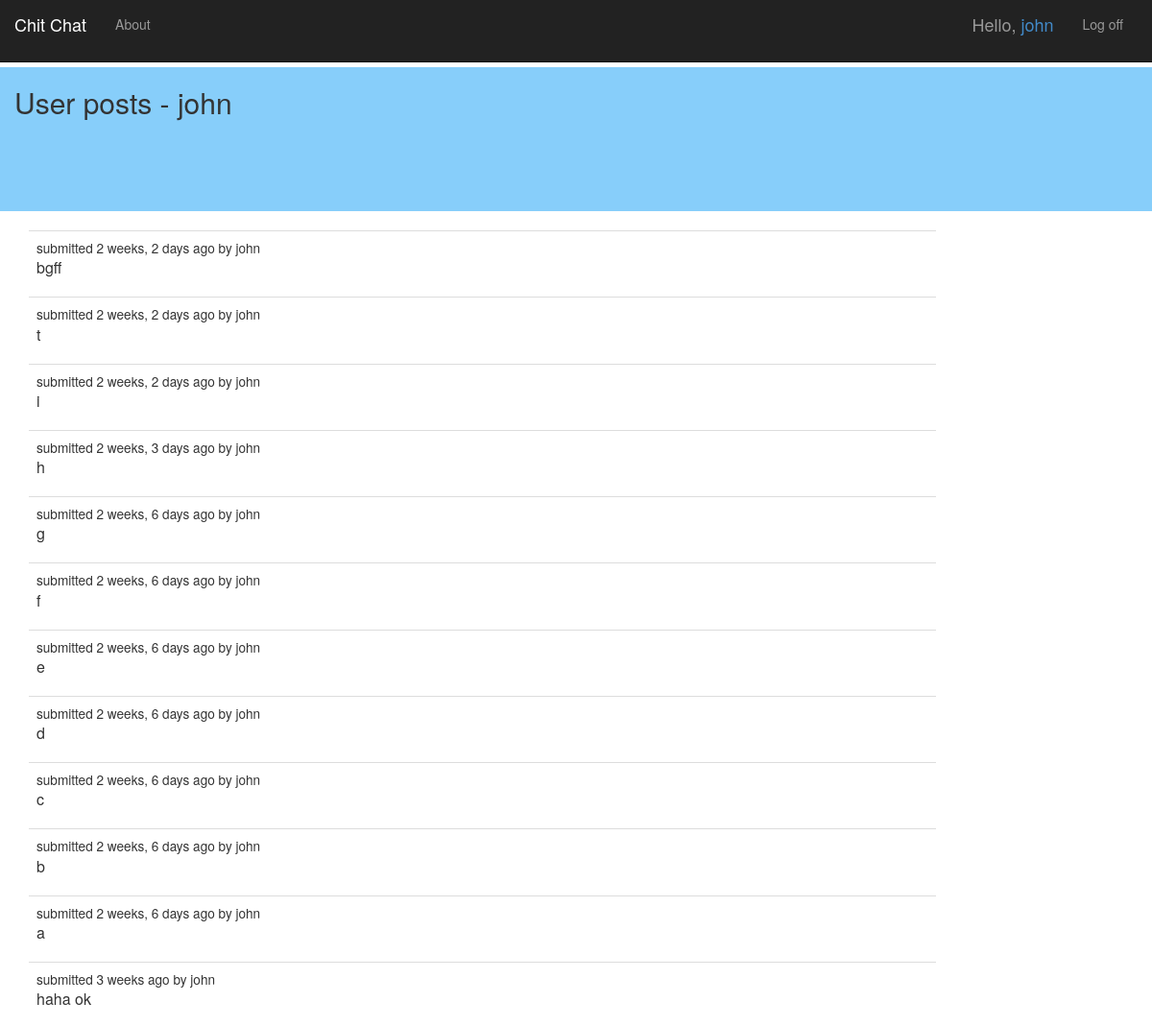
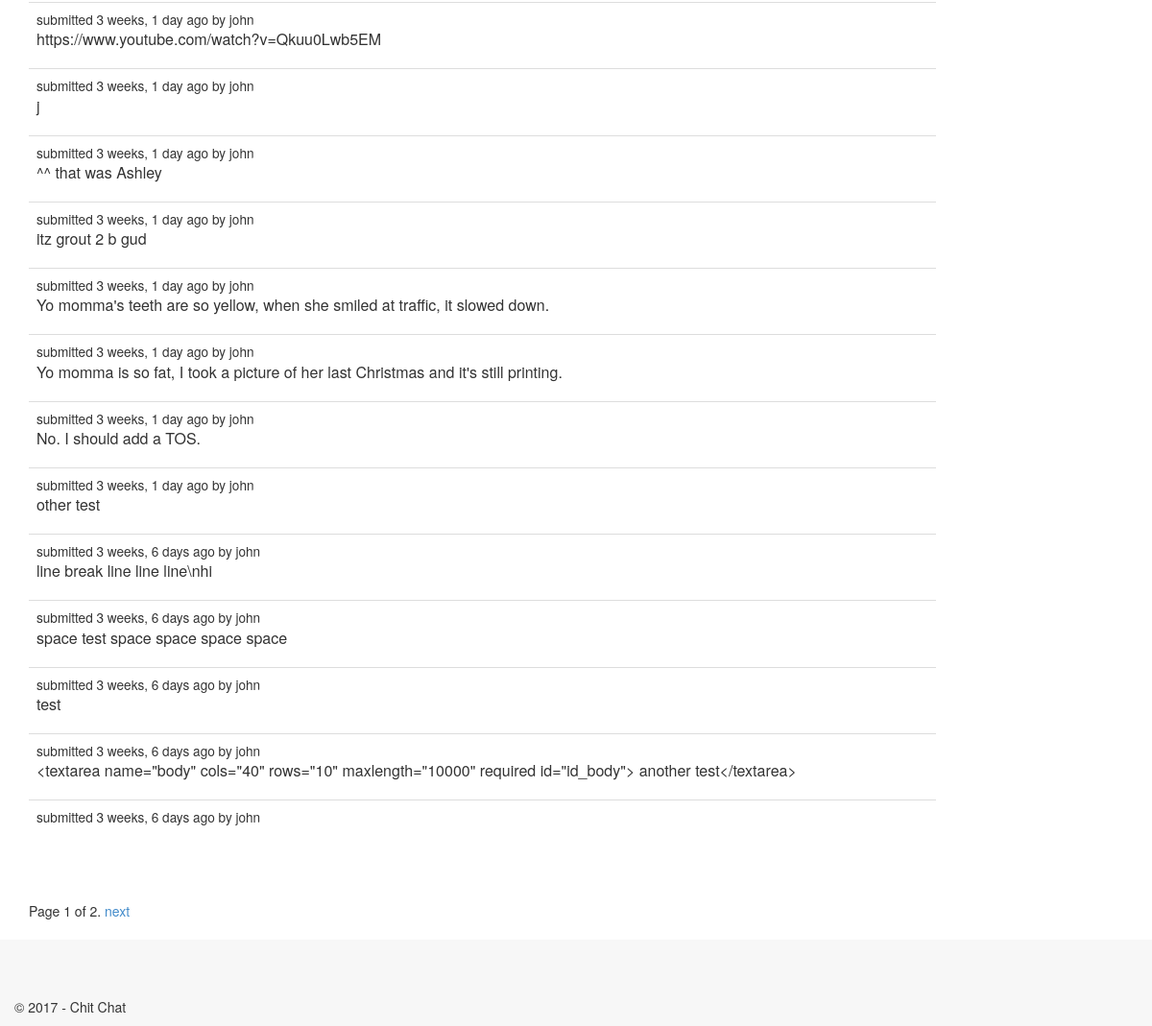
Page /user/john/ on the earlier database version (2 pictures, top to bottom).
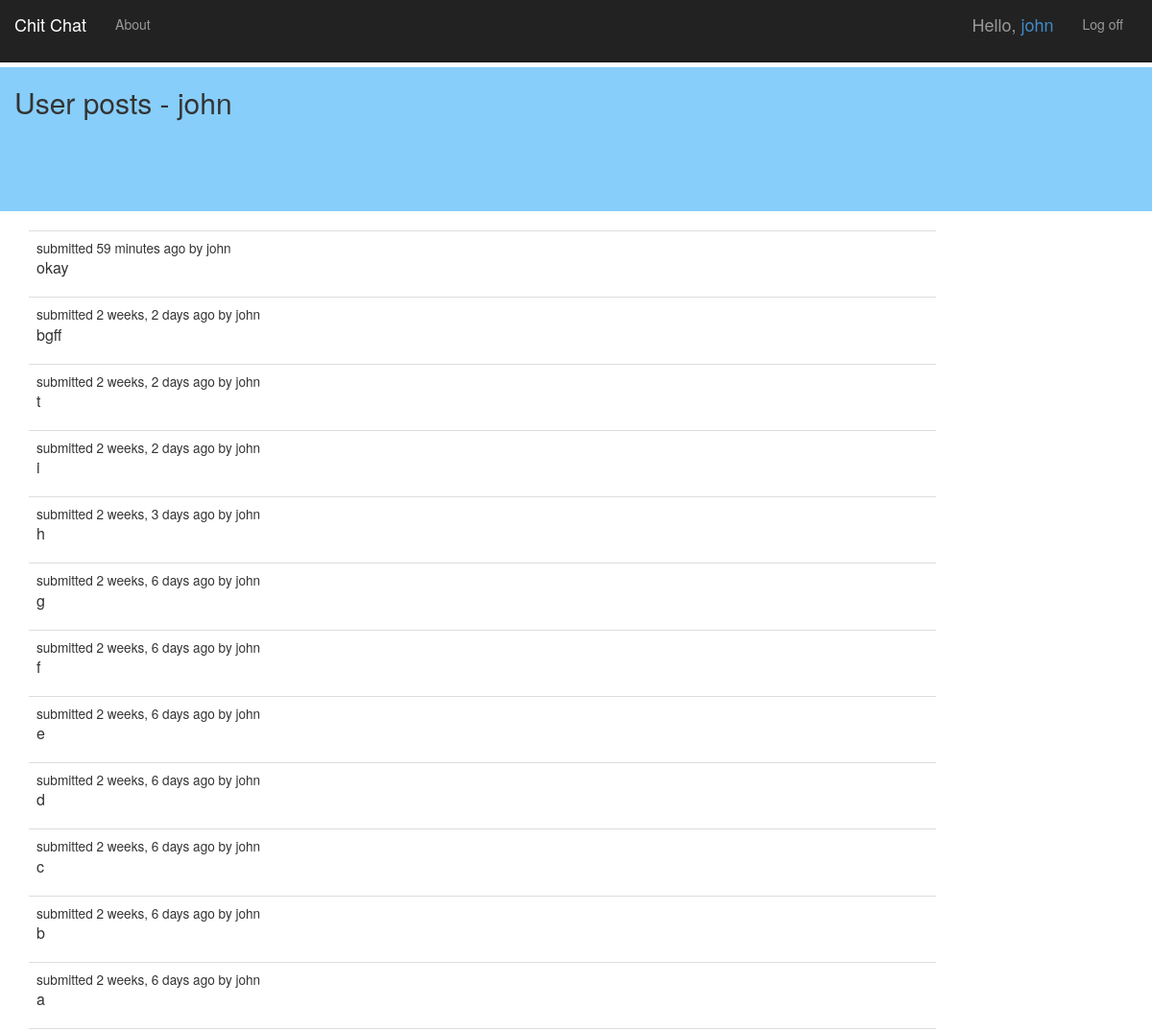
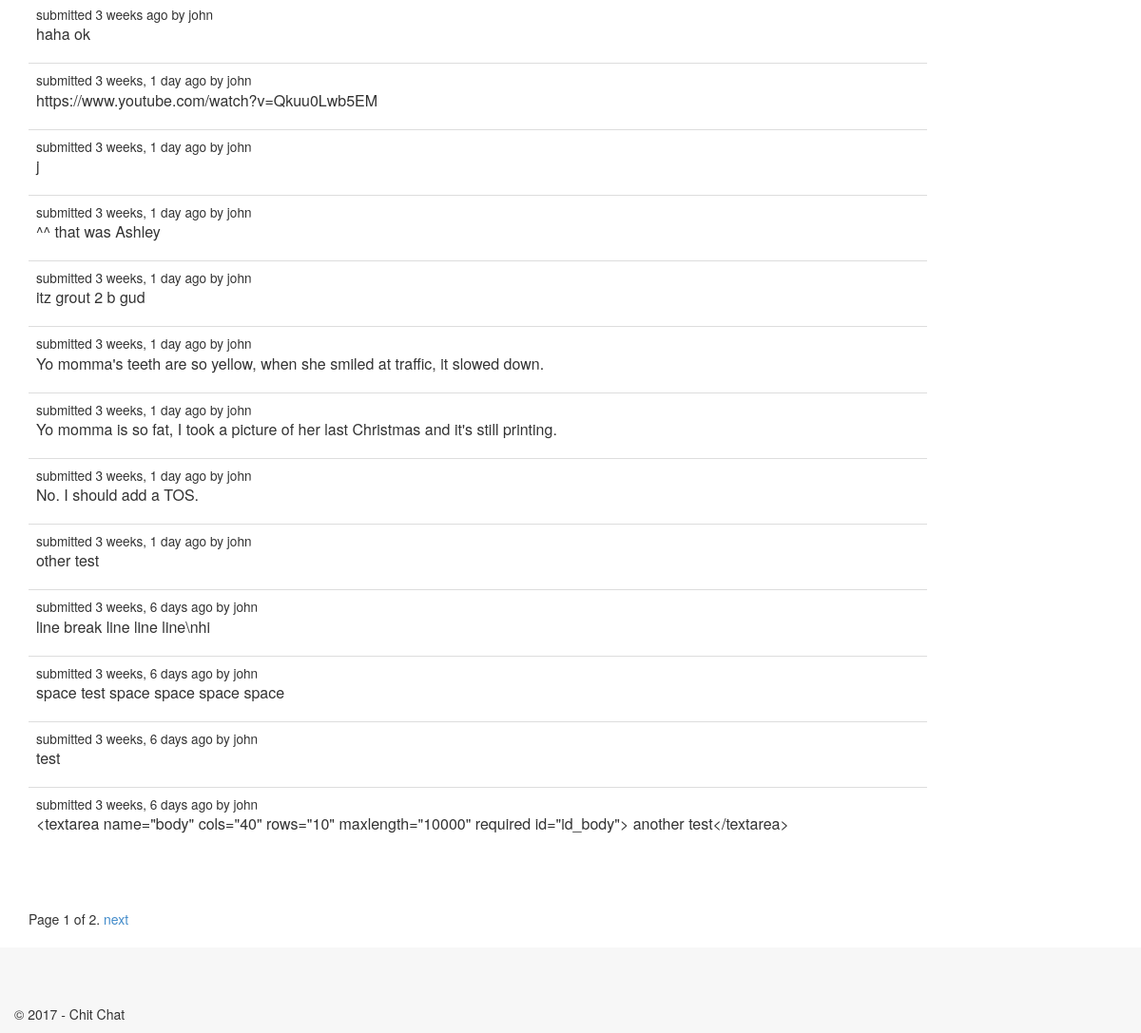
Same page on the later database version (2 pictures, top to bottom).
### forum/models.py (models this page shows, shortened)
class Post(models.Model):
    created = models.DateTimeField(auto_now_add=True)
    creator = models.ForeignKey(User, blank=True, null=True)
    updated = models.DateTimeField(auto_now=True)
    topic = models.ForeignKey(Topic)
    body = models.TextField(max_length=10000)
    user_ip = models.GenericIPAddressField(blank=True, null=True)
    def short(self):
        return u"%s\n%s" % (self.creator, self.created.strftime("%b %d, %I:%M %p"))
    short.allow_tags = True

### forum/views.py (the view)
# urls.py: url(r'^user/(?P<username>[\w.@+-]+)/$', forum.views.user_posts, name='user-posts'),
def user_posts(request, username):
    context = get_base_context()
    user = User.objects.get(username=username)
    posts = Post.objects.filter(creator=user).order_by('-created')
    posts = paginator_helper(request, posts)
    context.update({'posts': posts, 'user': user})
    context['title'] = user.username
    return render(request, 'forum/user-posts.html', context)

### forum/views.py (called while the page is built)
def get_base_context():
    return {'year': datetime.now().year}

def paginator_helper(request, model_list, page_items=25):
    paginator = Paginator(model_list, page_items)
    page = request.GET.get('page')
    try:
        model_list = paginator.page(page)
    except PageNotAnInteger:
        model_list = paginator.page(1)
    except EmptyPage:
        model_list = paginator.page(paginator.num_pages)
    return model_list

### forum/templates/forum/user-posts.html (shortened to what this page needs)
{% extends "app/layout.html" %}
{% block content %}
<div class="container" id="header-bottom">
    <h2>User posts - {{ user.username }}</h2>
    <br />
</div>
<div class="container">
    <div class="col-xs-12 col-sm-10">
        <br />
        <table class="table table-hover">
            <tbody>
                {% for post in posts %}
                <tr>
                    <td>
                        <small>submitted {{ post.created|timesince }} ago by {{ post.creator.get_username }}</small>
                        <p>{{ post.body }}</p>
                    </td>
                </tr>
                {% endfor %}
            </tbody>
        </table>
        <br />
        <div class="pagination">
            <span class="page-links">
                <span class="page-current">
                    Page {{ posts.number }} of {{ posts.paginator.num_pages }}.
                </span>
                {% if posts.has_next %}
                <a href="{{ request.path }}?page={{ posts.next_page_number }}">next</a>
                {% endif %}
            </span>
        </div>
    </div>
</div>
{% endblock %}

Differences in the rows shown:
no longer on this page (row unchanged): Post: created "3 weeks, 6 days", creator.get_username "john"
added Post: created "59 minutes", creator.get_username "john", body "okay"
